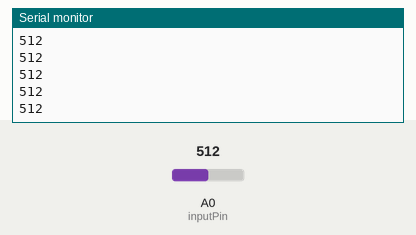
Recording of a sketch running on a simulated Arduino Uno, built with avr-gcc and run on an emulated ATmega328P. On the bench: the last lines printed to the serial monitor. Inputs (shaded band) come from the test bench; at power-on: A0 (inputPin) = 512.

Above: at 1.2 s.
1.3 s: A0 (inputPin) set to 716
At 1.8 s:
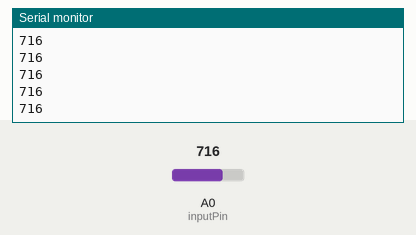
2.8 s: A0 (inputPin) set to 900
At 3.5 s:
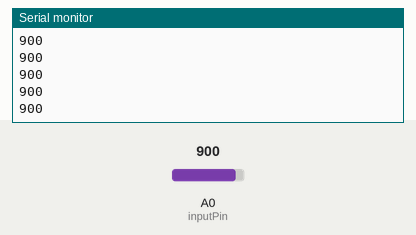
Timing chart, 0 to 5.8 s (numbered marks = the images above; inputs shaded):
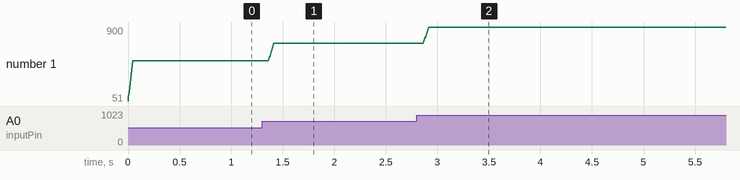

Measured:
- after the input at 1.3 s, the serial monitor: prints a new line after 0.07 s (image 1)
- after the input at 2.8 s, the serial monitor: prints a new line after 0.07 s (image 2)
- plotted number 1: 512 → 716 after the input at 1.3 s, 716 → 900 after the input at 2.8 s

The sketch:

Smoothing.ino
```cpp
/*
 Name:		Smoothing.ino
 Created:	1/17/2019 10:09:27 AM
 Author:	student
*/
const int numReadings = 10;

int readings[numReadings];
int readIndex = 0;
int total = 0;
int average = 0;

int inputPin = A0;

// the setup function runs once when you press reset or power the board
void setup() {
	Serial.begin(9600);
}

// the loop function runs over and over again until power down or reset
void loop() {
	total = total - readings[readIndex];
	readings[readIndex] = analogRead(inputPin);
	total = total + readings[readIndex];

	readIndex = readIndex + 1;
	if (readIndex >= numReadings) {
		readIndex = 0;
	}
	average = total / numReadings;
	Serial.println(average);
	delay(1);
}
```
